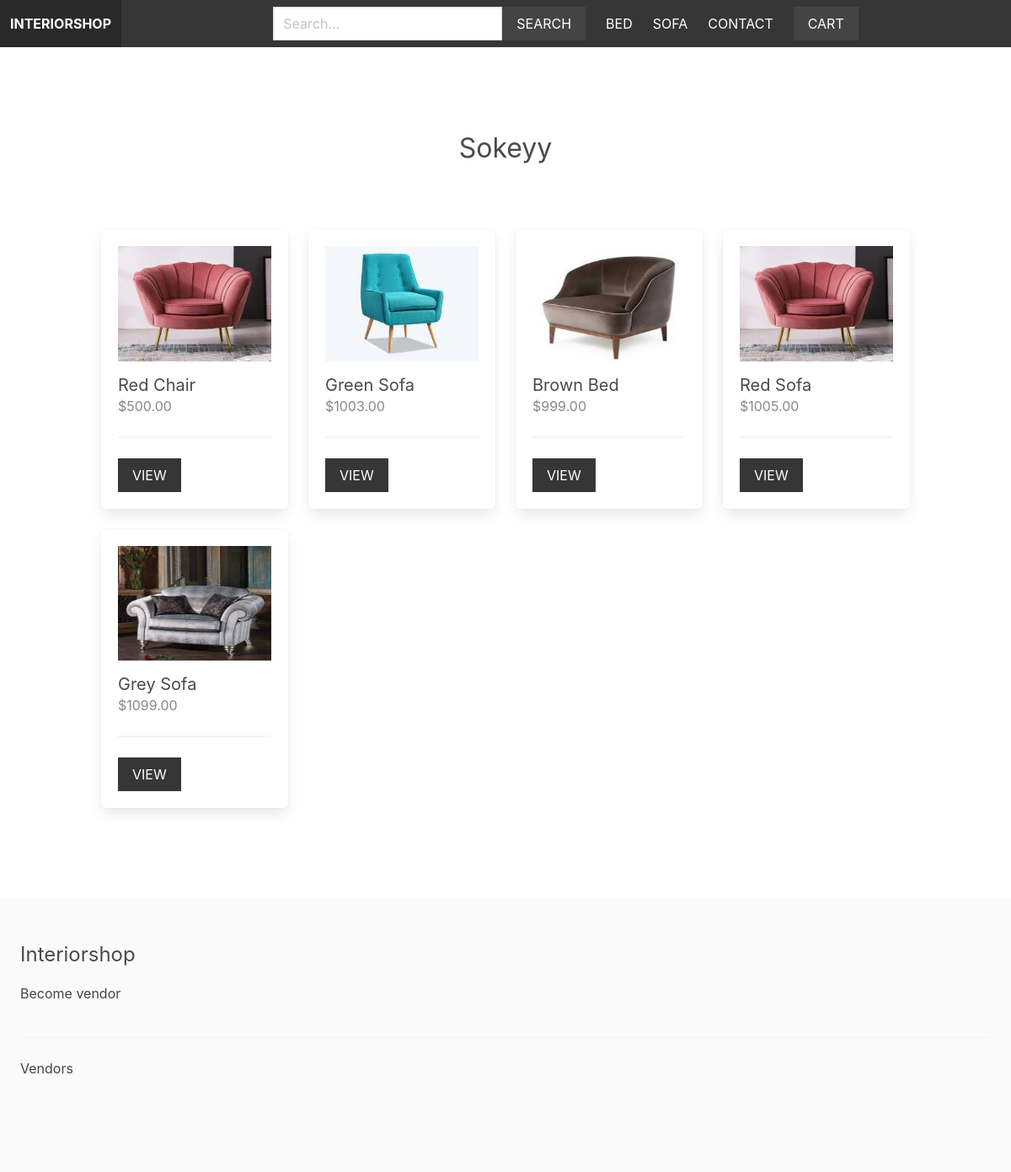
Screenshot of /vendor/1/ with the database file from the repository.
### apps/product/models.py (models this page shows, shortened)
class Category(models.Model):
    title = models.CharField(max_length=255)
    slug = models.SlugField(max_length=255)
    ordering = models.IntegerField(default=0)
    class Meta:
        ordering = ['ordering']

class Product(models.Model):
    category = models.ForeignKey(Category, related_name='products', on_delete=models.CASCADE)
    vendor = models.ForeignKey(Vendor, related_name='products', on_delete=models.CASCADE)
    title = models.CharField(max_length=255)
    slug = models.SlugField(max_length=255)
    description = models.TextField(blank=True, null=True)
    price = models.DecimalField(max_digits=6, decimal_places=2)
    date_added = models.DateTimeField(auto_now_add=True)
    image = models.ImageField(upload_to='uploads/', blank=True, null=True)
    thumbnail = models.ImageField(upload_to='uploads/', blank=True, null=True)
    class Meta:
        ordering = ['-date_added']
    def get_thumbnail(self):
        if self.thumbnail:
            return self.thumbnail.url

### apps/vendor/models.py (models this page shows, shortened)
class Vendor(models.Model):
    name = models.CharField(max_length=255)
    created_at = models.DateTimeField(auto_now_add=True)
    created_by = models.OneToOneField(User, related_name='vendor', on_delete=models.CASCADE)
    class Meta:
        ordering = ['name']

### apps/vendor/views.py (the view)
# urls.py: path('<int:vendor_id>/', views.vendor, name='vendor'),
def vendor(request, vendor_id):
    vendor = get_object_or_404(Vendor, pk=vendor_id)
    return render(request, 'vendor/vendor.html', {'vendor': vendor})

### apps/cart/cart.py (called while the page is built)
    def __len__(self):
        return sum(item['quantity'] for item in self.cart.values())

### apps/cart/context_processors.py (called while the page is built)
def cart(request):
    return { 'cart': Cart(request)}

### apps/product/context_processor.py (called while the page is built)
def menu_categories(request):
    categories = Category.objects.all()
    return {'menu_categories': categories}

### apps/vendor/templates/vendor/vendor.html (shortened to what this page needs)
{% extends 'core/base.html' %}
{% block content %}
    <div class="columns is-multiline mb-6">
        <div class="column is-12 has-text-centered mt-6 mb-6">
            <h2 class="is-size-3">{{ vendor.name }}</h2>
        </div>
        {% for product in vendor.products.all %}
            {% include 'product/parts/list_item.html' %}
        {% endfor %}
    </div>
{% endblock %}

### apps/core/templates/core/base.html (shortened to what this page needs)
{% load static %}
<!DOCTYPE html>
<html>
    <head>
        <link rel="stylesheet" href="https://cdn.jsdelivr.net/npm/bulma@0.9.4/css/bulma-rtl.min.css">
        <link rel = "stylesheet" href = "{% static 'styles/main.css'%}">
    </head>
    <body>
        <nav class="navbar is-dark">
            <div class="navbar-brand">
                <a href="/" class="navbar-item"><strong>Interiorshop</strong></a>
            </div>
            <div class="navbar-menu" id="main-navbar">
                <div class="navbar-start">
                    <div class="navbar-item">
                        <form method="get" action="{% url 'search' %}">
                            <div class="field has-addons">
                                <div class="control">
                                    <input type="text" class="input" placeholder="Search..." name="query">
                                </div>
                                <div class="control">
                                    <button class="button is-dark is-uppercase">Search</button>
                                </div>
                            </div>
                        </form>
                    </div>
                </div>
                <div class="navbar-end">
                    {% for category in menu_categories %}
                        <a href="{% url 'category' category.slug %}" class="navbar-item">{{ category.title }}</a>
                    {% endfor %}
                    <a href = "{% url 'contact' %}" class = "navbar-item">CONTACT</a>
                    <div class = "navbar-item">
                        <a href = "{% url 'cart' %}" class = "button is-dark">Cart{% if cart %}({{ cart | length}}){% endif %}</a>
                    </div>
                </div>
            </div>
        </nav>
        <section class = "section">
            <div class = "container">
                {% block content%}
                {% endblock %}
            </div>
        </section>
        <footer class="footer">
            <h3 class="is-size-4 mb-4">Interiorshop</h3>
            {% if request.user.is_authenticated %}
                <a href="{% url 'vendor_admin' %}">Vendor Admin</a>
            {% else %}
                <a href="{% url 'become_vendor' %}">Become vendor</a>
            {% endif %}
            <hr>
            <a href = "{% url 'vendors' %}">Vendors</a>
        </footer>
    </body>
</html>

### apps/product/templates/product/parts/list_item.html
<div class="column is-3 product-list-item">
    <div class="box">
        <figure class="image is-4by3 mb-4">
            <img src="{{ product.get_thumbnail }}">
        </figure>
        <h2 class="subtitle">{{ product.title }}</h2>
        <h3 class="price is-size-6 mb-5">${{ product.price }}</h3>
        <hr>
        <a href="{% url 'product' product.category.slug product.slug %}" class="button is-dark is-uppercase">View</a>
    </div>
</div>

### static/styles/main.css (style rules this page uses)
.navbar { text-transform: uppercase; }
.navbar .is-dark { background: #444; }
.footer a { margin-bottom: 15px; display: inline-block; color: #444; }
.input, .button { border-radius: 0; }
.product-list-item .box .subtitle { margin-bottom: 0; }
.product-list-item .box .price { color: #888; }

### rows the page displays
Category: title "BED"
Category: title "SOFA"
Vendor: name "Sokeyy"
Product: get_thumbnail (picture), title "Red Chair", price "500.00"
Product: get_thumbnail (picture), title "Green Sofa", price "1003.00"
Product: get_thumbnail (picture), title "Brown Bed", price "999.00"
Product: get_thumbnail (picture), title "Red Sofa", price "1005.00"
Product: get_thumbnail (picture), title "Grey Sofa", price "1099.00"
